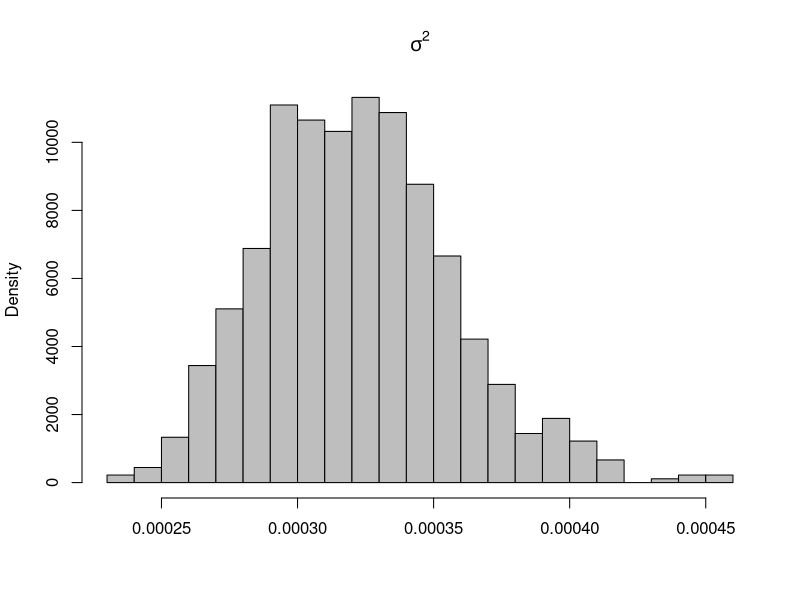
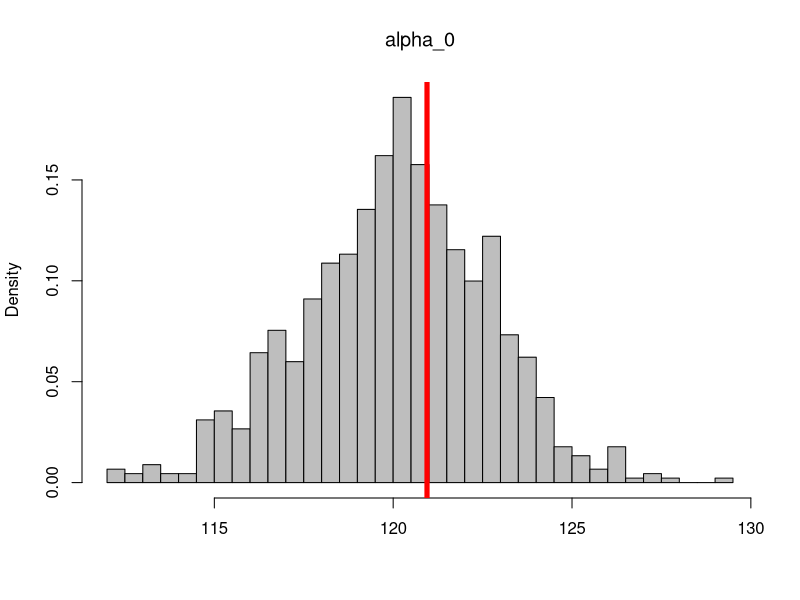
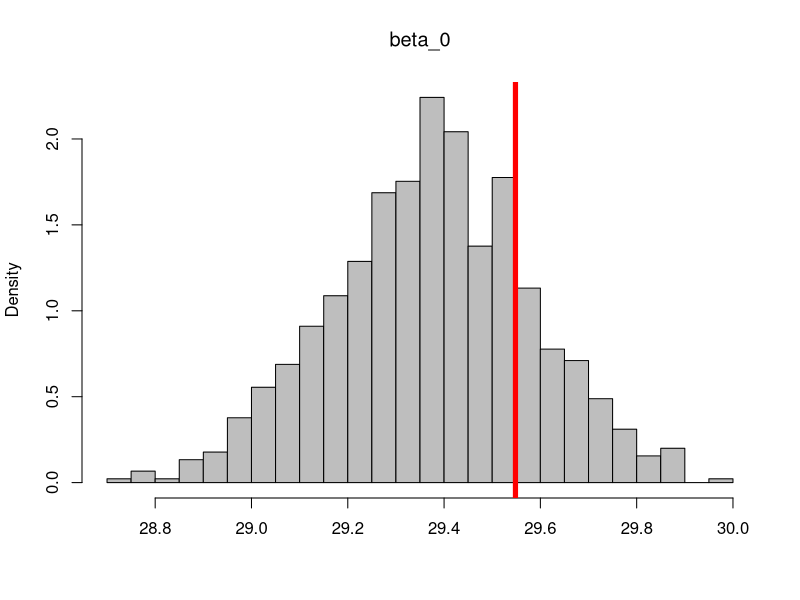
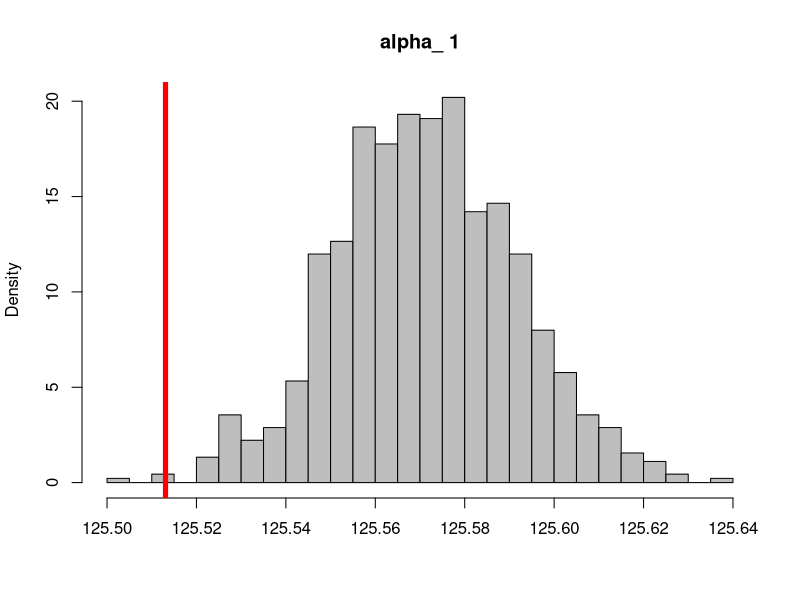
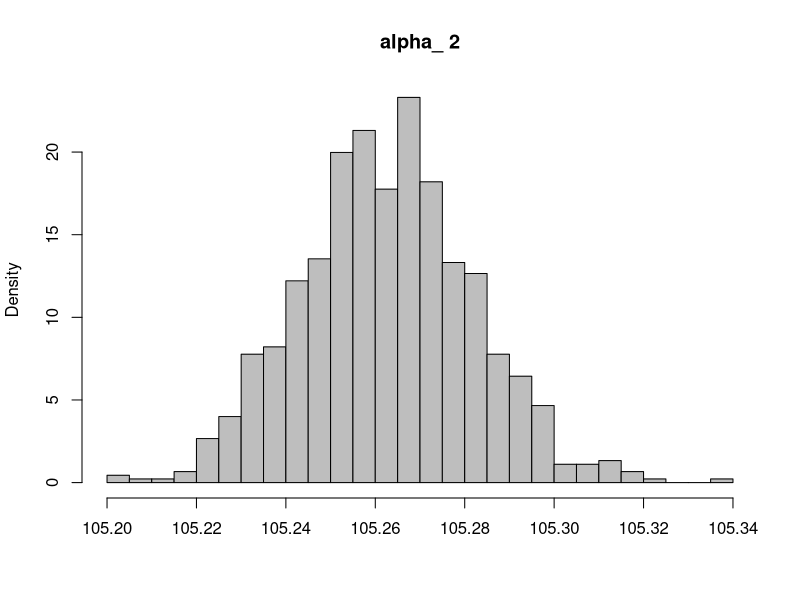
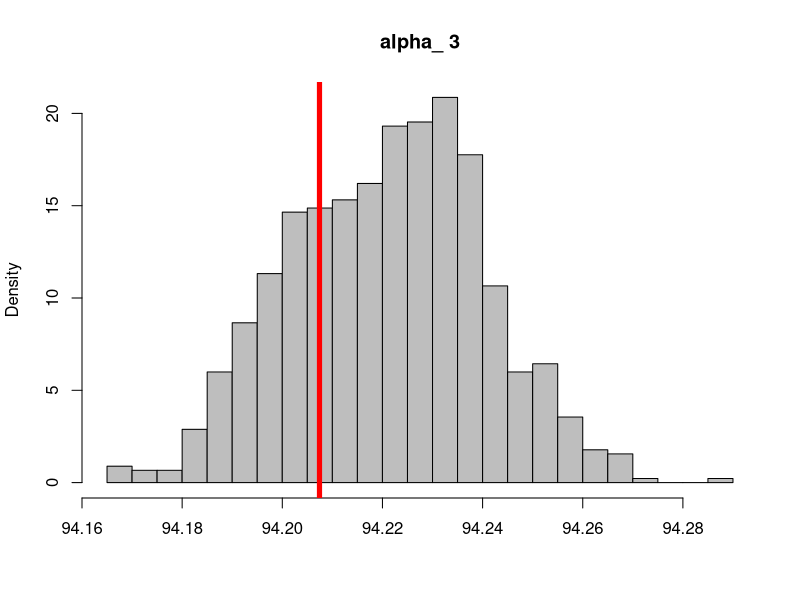
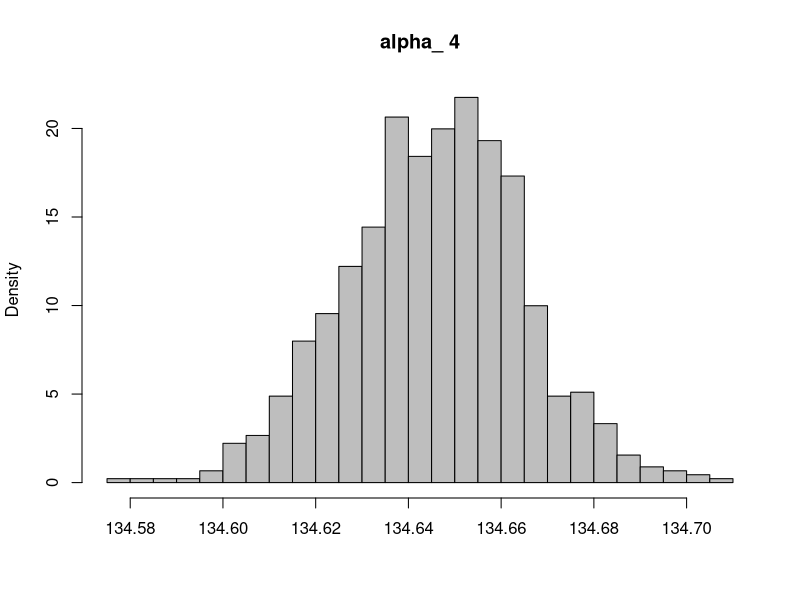
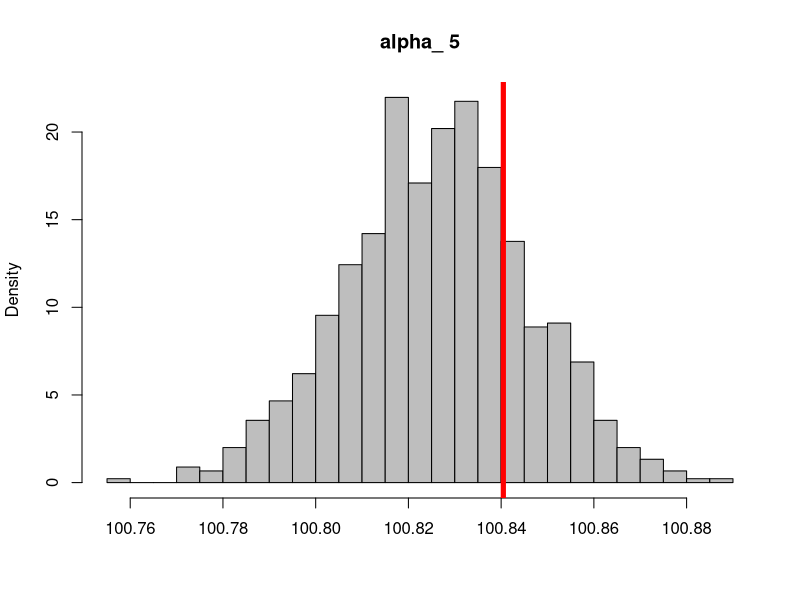

These charts were generated, in order, by the following R code:
################## Lukasz Gatarek, 09-01-2017
################## implementation of gelfant et al 1990 (JASA)
################## posterior simulator for linear hierarchical model

rm(list = ls())
# necessary libraries
library('MASS')
library('MCMCpack')
#

# write a data generating process
eta <- matrix(NA, 2, 1)
eta[1, 1] <- 100
eta[2, 1] <- 15

C <- matrix(0, 2, 2)
C[1,1] <- 40^2
C[2,2] <- 10^2

rho <- 5
R <- matrix(0, 2, 2)
R[1,1] <-10^2
R[2,2] <- .5^2

a <-3
b <- 1/40

# number of individuals
n <- 30
# number of measurements per individual
m <- 5

# dimension of the explanatory variables: constant factor plus variables associated with betas
d <- 2

# draw the true parameters
trueSIGMA <- riwish(v = rho, S = rho * R)
trueTheta0 <- mvrnorm(n = 1, mu = eta, Sigma = C)
trueSigma2 <- rinvgamma(1, a, b)

trueTheta <- array(NA, dim = c(n, d, 1))
for (i in 1:n){
  # draw theta_i = [alpha_i, beta_i] for each individual 
  trueTheta[i,,] <- mvrnorm(n = 1, mu = trueTheta0, Sigma = trueSIGMA) }

trueX <- matrix(NA, n, m)
# gelfand data
for (i in 1:n){
  trueX[i, 1] <- 8
  trueX[i, 2] <- 15
  trueX[i, 3] <- 22
  trueX[i, 4] <- 29
  trueX[i, 5] <- 36 }

Y <- matrix(NA, n, m)
trueAlpha <- matrix(NA, n, 1)
trueBeta <- matrix(NA, n, 1)

for (i in 1:n){
  trueAlpha[i,1] <- trueTheta[i,1,1]
  trueBeta[i,1] <- trueTheta[i,2,1]
  for (j in 1:m){
    Y[i,j] <- rnorm(1, trueAlpha[i,1] + trueBeta[i,1] * trueX[i,j], sqrt(trueSigma2))
  }
}

#################
# for the MCMC algorithm we assume the number of simulations
nSim <- 1000
# and prepare the space for the variables
SIGMA <- array(data = NA, dim = c(nSim, d, d))
theta0 <- array(data = NA, dim = c(nSim, d, 1))
theta <- array(data = NA, dim = c(nSim, d, n))
sigma2 <- matrix(data = NA, nSim, 1)
# average of thetas
thetaBar <- array(data = NA, dim = c(nSim, d, 1))
squares <- rep(NA, n)

thetaSquares <- vector(mode="list", length = n)
#################


# simulate the first Sigma given rho and R from the inverted Wishart distribution
# wishartSigma <- matrix(rho * R, d, d)
# c <- matrix(rWishart(1, rho, ginv(wishartSigma)), d, d) 
# sigmas[1,,] <- ginv(c) # the inverse function does not work extremely well here 

# instead of drawing precision form wishart, we draw sigmas directly frm the inverted wishart
SIGMA[1,,] <- riwish(v = rho, S = rho * R)
theta0[1,,] <- mvrnorm(n = 1, mu = eta, Sigma = C)
sigma2[1] <- rinvgamma(1, a, b)

for (t in 2:nSim){
  for (i in 1:n){
    # complete posterior conditional for theta_i
    X_i <- cbind(rep(1, m), trueX[i,])
    # page 175
    D_theta_i <- ginv( t(X_i) %*% X_i / sigma2[t-1] + ginv(SIGMA[t-1,,]) )
    d_theta_i <- t(X_i) %*% matrix(Y[i,]) / sigma2[t-1] + ginv(SIGMA[t-1,,]) %*% matrix(theta0[t-1,,])
    
    theta[t,,i] <- mvrnorm(n = 1, mu = D_theta_i %*% d_theta_i, Sigma = D_theta_i)
  }
  # posterior of theta_0
  D_theta_0 <- ginv(n * ginv(SIGMA[t-1,,]) + ginv(C))
  # compute the average of thetas in draw t
  thetaBar[t,,] = apply(theta[t,,], 1, mean)
  d_theta_0 <- (n * ginv(SIGMA[t-1,,]) %*% thetaBar[t,,] + ginv(C) %*% eta)
  theta0[t,,1] <- mvrnorm(n = 1, mu = D_theta_0 %*% d_theta_0, Sigma = D_theta_0)
  
  for (i in 1:n){
    X_i <- cbind(rep(1, m), trueX[i,])  
    squares[i] <- t(matrix(Y[i,]) - X_i %*% matrix(theta[t,,i])) %*% (matrix(Y[i,]) - X_i %*% matrix(theta[t,,i]) )
    }
  sigma2[t] <- rinvgamma(1, (m * n)/2 + a, ginv( 1/2 * sum(squares) + b^(-1)  ) )

  # posterior of Sigma

  for (i in 1:n){
    thetaSquares[[i]] <- matrix(theta[t,,i] - theta0[t,,1]) %*% t(matrix(theta[t,,i] - theta0[t,,1]))
  }
  
  SIGMA[t,,] <- riwish(v = n + rho, S = Reduce("+", thetaSquares )  + rho * R )
  
}

#par(mfrow = c(2, 1), mar = c(2, 1, 1, 1))
hist(sigma2[(nSim/10):nSim], col = "grey", breaks = 25, xlab = "", 
     main = expression(sigma^2), fre = F)
abline(v = trueSigma2, lwd = 5, col = 'red')
summary(sigma2)

hist(theta0[(nSim/10):nSim,1,1], col = "grey", breaks = 25, xlab = "", 
     main = expression(alpha_0), fre = F)
abline(v = trueTheta0[1], lwd = 5, col = 'red')
summary(theta0[,1,1])

hist(theta0[(nSim/10):nSim,2,1], col = "grey", breaks = 25, xlab = "", 
     main = expression(beta_0), fre = F)
abline(v = trueTheta0[2], lwd = 5, col = 'red')
summary(theta0[,2,1])

for (i in 1:n){
  hist(theta[(nSim/10):nSim,1,i], col = "grey", breaks = 25, xlab = "", 
       main = paste(expression(alpha_), toString(i)), fre = F)
  abline(v = trueTheta[i,1,1], lwd = 5, col = 'red')
}

for (i in 1:n){
  hist(theta[(nSim/10):nSim,2,i], col = "grey", breaks = 25, xlab = "", 
       main = paste(expression(beta_), toString(i)), fre = F)
  abline(v = trueTheta[i,2,1], lwd = 5, col = 'red')
}

# SIGMA
hist(SIGMA[(nSim/10):nSim,1,1], col = "grey", breaks = 25, xlab = "", 
     main = expression(SIGMA_1_1), fre = F)
abline(v = trueSIGMA[1,1], lwd = 5, col = 'red')

hist(SIGMA[(nSim/10):nSim,1,2], col = "grey", breaks = 25, xlab = "", 
     main = expression(SIGMA_1_2), fre = F)
abline(v = trueSIGMA[1,2], lwd = 5, col = 'red')

hist(SIGMA[(nSim/10):nSim,2,2], col = "grey", breaks = 25, xlab = "", 
     main = expression(SIGMA_2_2), fre = F)
abline(v = trueSIGMA[2,2], lwd = 5, col = 'red')
